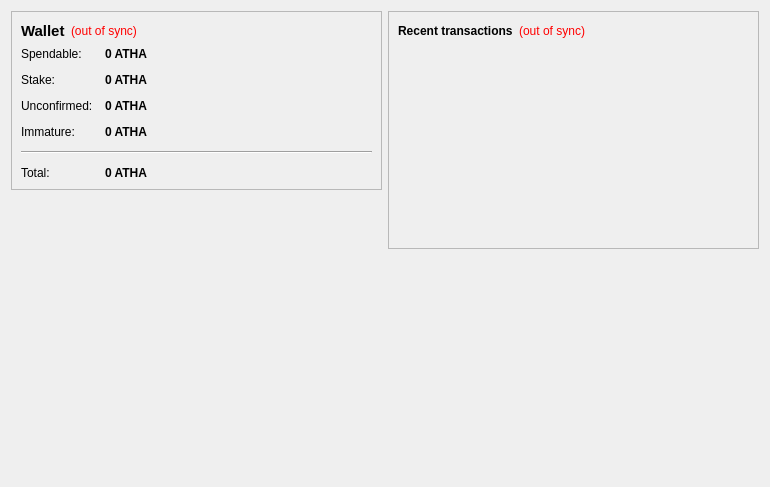
<?xml version="1.0" encoding="UTF-8"?>
<ui version="4.0">
 <class>OverviewPage</class>
 <widget class="QWidget" name="OverviewPage">
  <property name="geometry">
   <rect>
    <x>0</x>
    <y>0</y>
    <width>770</width>
    <height>487</height>
   </rect>
  </property>
  <property name="windowTitle">
   <string>Form</string>
  </property>
  <layout class="QHBoxLayout" name="horizontalLayout" stretch="1,1">
   <item>
    <layout class="QVBoxLayout" name="verticalLayout_2">
     <item>
      <widget class="QFrame" name="frame">
       <property name="frameShape">
        <enum>QFrame::StyledPanel</enum>
       </property>
       <property name="frameShadow">
        <enum>QFrame::Raised</enum>
       </property>
       <layout class="QVBoxLayout" name="verticalLayout_4">
        <item>
         <layout class="QHBoxLayout" name="horizontalLayout_4">
          <item>
           <widget class="QLabel" name="label_5">
            <property name="font">
             <font>
              <pointsize>11</pointsize>
              <weight>75</weight>
              <bold>true</bold>
             </font>
            </property>
            <property name="text">
             <string>Wallet</string>
            </property>
           </widget>
          </item>
          <item>
           <widget class="QLabel" name="labelWalletStatus">
            <property name="toolTip">
             <string>The displayed information may be out of date. Your wallet automatically synchronizes with the AthaCoin network after a connection is established, but this process has not completed yet.</string>
            </property>
            <property name="styleSheet">
             <string notr="true">QLabel { color: red; }</string>
            </property>
            <property name="text">
             <string notr="true">(out of sync)</string>
            </property>
            <property name="alignment">
             <set>Qt::AlignLeading|Qt::AlignLeft|Qt::AlignVCenter</set>
            </property>
           </widget>
          </item>
          <item>
           <spacer name="horizontalSpacer_2">
            <property name="orientation">
             <enum>Qt::Horizontal</enum>
            </property>
            <property name="sizeHint" stdset="0">
             <size>
              <width>40</width>
              <height>20</height>
             </size>
            </property>
           </spacer>
          </item>
         </layout>
        </item>
        <item>
         <layout class="QFormLayout" name="formLayout_2">
          <property name="fieldGrowthPolicy">
           <enum>QFormLayout::AllNonFixedFieldsGrow</enum>
          </property>
          <property name="horizontalSpacing">
           <number>12</number>
          </property>
          <property name="verticalSpacing">
           <number>12</number>
          </property>
          <item row="0" column="0">
           <widget class="QLabel" name="label">
            <property name="text">
             <string>Spendable:</string>
            </property>
           </widget>
          </item>
          <item row="0" column="1">
           <widget class="QLabel" name="labelBalance">
            <property name="font">
             <font>
              <weight>75</weight>
              <bold>true</bold>
             </font>
            </property>
            <property name="cursor">
             <cursorShape>IBeamCursor</cursorShape>
            </property>
            <property name="toolTip">
             <string>Your current spendable balance</string>
            </property>
            <property name="text">
             <string notr="true">0 ATHA</string>
            </property>
            <property name="textInteractionFlags">
             <set>Qt::LinksAccessibleByMouse|Qt::TextSelectableByKeyboard|Qt::TextSelectableByMouse</set>
            </property>
           </widget>
          </item>
          <item row="1" column="0">
           <widget class="QLabel" name="label_6">
            <property name="text">
             <string>Stake:</string>
            </property>
           </widget>
          </item>
          <item row="1" column="1">
           <widget class="QLabel" name="labelStake">
            <property name="font">
             <font>
              <weight>75</weight>
              <bold>true</bold>
             </font>
            </property>
            <property name="cursor">
             <cursorShape>IBeamCursor</cursorShape>
            </property>
            <property name="toolTip">
             <string>Total of coins that was staked, and do not yet count toward the current balance</string>
            </property>
            <property name="text">
             <string notr="true">0 ATHA</string>
            </property>
            <property name="textInteractionFlags">
             <set>Qt::LinksAccessibleByMouse|Qt::TextSelectableByKeyboard|Qt::TextSelectableByMouse</set>
            </property>
           </widget>
          </item>
          <item row="2" column="0">
           <widget class="QLabel" name="label_3">
            <property name="text">
             <string>Unconfirmed:</string>
            </property>
           </widget>
          </item>
          <item row="2" column="1">
           <widget class="QLabel" name="labelUnconfirmed">
            <property name="font">
             <font>
              <weight>75</weight>
              <bold>true</bold>
             </font>
            </property>
            <property name="cursor">
             <cursorShape>IBeamCursor</cursorShape>
            </property>
            <property name="toolTip">
             <string>Total of transactions that have yet to be confirmed, and do not yet count toward the current balance</string>
            </property>
            <property name="text">
             <string notr="true">0 ATHA</string>
            </property>
            <property name="textInteractionFlags">
             <set>Qt::LinksAccessibleByMouse|Qt::TextSelectableByKeyboard|Qt::TextSelectableByMouse</set>
            </property>
           </widget>
          </item>
          <item row="3" column="0">
           <widget class="QLabel" name="labelImmatureText">
            <property name="text">
             <string>Immature:</string>
            </property>
           </widget>
          </item>
          <item row="3" column="1">
           <widget class="QLabel" name="labelImmature">
            <property name="font">
             <font>
              <weight>75</weight>
              <bold>true</bold>
             </font>
            </property>
            <property name="toolTip">
             <string>Mined balance that has not yet matured</string>
            </property>
            <property name="text">
             <string notr="true">0 ATHA</string>
            </property>
            <property name="textInteractionFlags">
             <set>Qt::LinksAccessibleByMouse|Qt::TextSelectableByKeyboard|Qt::TextSelectableByMouse</set>
            </property>
           </widget>
          </item>
          <item row="4" column="0" colspan="2">
           <widget class="Line" name="line">
            <property name="orientation">
             <enum>Qt::Horizontal</enum>
            </property>
           </widget>
          </item>
          <item row="5" column="0">
           <widget class="QLabel" name="labelTotalText">
            <property name="text">
             <string>Total:</string>
            </property>
           </widget>
          </item>
          <item row="5" column="1">
           <widget class="QLabel" name="labelTotal">
            <property name="font">
             <font>
              <weight>75</weight>
              <bold>true</bold>
             </font>
            </property>
            <property name="cursor">
             <cursorShape>IBeamCursor</cursorShape>
            </property>
            <property name="toolTip">
             <string>Your current total balance</string>
            </property>
            <property name="text">
             <string notr="true">0 ATHA</string>
            </property>
            <property name="textInteractionFlags">
             <set>Qt::LinksAccessibleByMouse|Qt::TextSelectableByKeyboard|Qt::TextSelectableByMouse</set>
            </property>
           </widget>
          </item>
         </layout>
        </item>
       </layout>
      </widget>
     </item>
     <item>
      <spacer name="verticalSpacer">
       <property name="orientation">
        <enum>Qt::Vertical</enum>
       </property>
       <property name="sizeHint" stdset="0">
        <size>
         <width>20</width>
         <height>40</height>
        </size>
       </property>
      </spacer>
     </item>
     <item>
      <widget class="QLabel" name="label_2">
       <property name="autoFillBackground">
        <bool>true</bool>
       </property>
       <property name="text">
        <string/>
       </property>
       <property name="pixmap">
        <pixmap resource="../bitcoin.qrc">:/icons/coinbg</pixmap>
       </property>
       <property name="scaledContents">
        <bool>false</bool>
       </property>
       <property name="margin">
        <number>0</number>
       </property>
      </widget>
     </item>
    </layout>
   </item>
   <item>
    <layout class="QVBoxLayout" name="verticalLayout_3">
     <item>
      <widget class="QFrame" name="frame_2">
       <property name="frameShape">
        <enum>QFrame::StyledPanel</enum>
       </property>
       <property name="frameShadow">
        <enum>QFrame::Raised</enum>
       </property>
       <layout class="QVBoxLayout" name="verticalLayout">
        <item>
         <layout class="QHBoxLayout" name="horizontalLayout_2">
          <item>
           <widget class="QLabel" name="label_4">
            <property name="text">
             <string>&lt;b&gt;Recent transactions&lt;/b&gt;</string>
            </property>
           </widget>
          </item>
          <item>
           <widget class="QLabel" name="labelTransactionsStatus">
            <property name="toolTip">
             <string>The displayed information may be out of date. Your wallet automatically synchronizes with the AthaCoin network after a connection is established, but this process has not completed yet.</string>
            </property>
            <property name="styleSheet">
             <string notr="true">QLabel { color: red; }</string>
            </property>
            <property name="text">
             <string notr="true">(out of sync)</string>
            </property>
            <property name="alignment">
             <set>Qt::AlignRight|Qt::AlignTrailing|Qt::AlignVCenter</set>
            </property>
           </widget>
          </item>
          <item>
           <spacer name="horizontalSpacer">
            <property name="orientation">
             <enum>Qt::Horizontal</enum>
            </property>
            <property name="sizeHint" stdset="0">
             <size>
              <width>40</width>
              <height>20</height>
             </size>
            </property>
           </spacer>
          </item>
         </layout>
        </item>
        <item>
         <widget class="QListView" name="listTransactions">
          <property name="styleSheet">
           <string notr="true">QListView { background: transparent; }</string>
          </property>
          <property name="frameShape">
           <enum>QFrame::NoFrame</enum>
          </property>
          <property name="verticalScrollBarPolicy">
           <enum>Qt::ScrollBarAlwaysOff</enum>
          </property>
          <property name="horizontalScrollBarPolicy">
           <enum>Qt::ScrollBarAlwaysOff</enum>
          </property>
          <property name="selectionMode">
           <enum>QAbstractItemView::NoSelection</enum>
          </property>
         </widget>
        </item>
       </layout>
      </widget>
     </item>
     <item>
      <spacer name="verticalSpacer_2">
       <property name="orientation">
        <enum>Qt::Vertical</enum>
       </property>
       <property name="sizeHint" stdset="0">
        <size>
         <width>20</width>
         <height>40</height>
        </size>
       </property>
      </spacer>
     </item>
    </layout>
   </item>
  </layout>
 </widget>
 <resources/>
 <connections/>
</ui>
